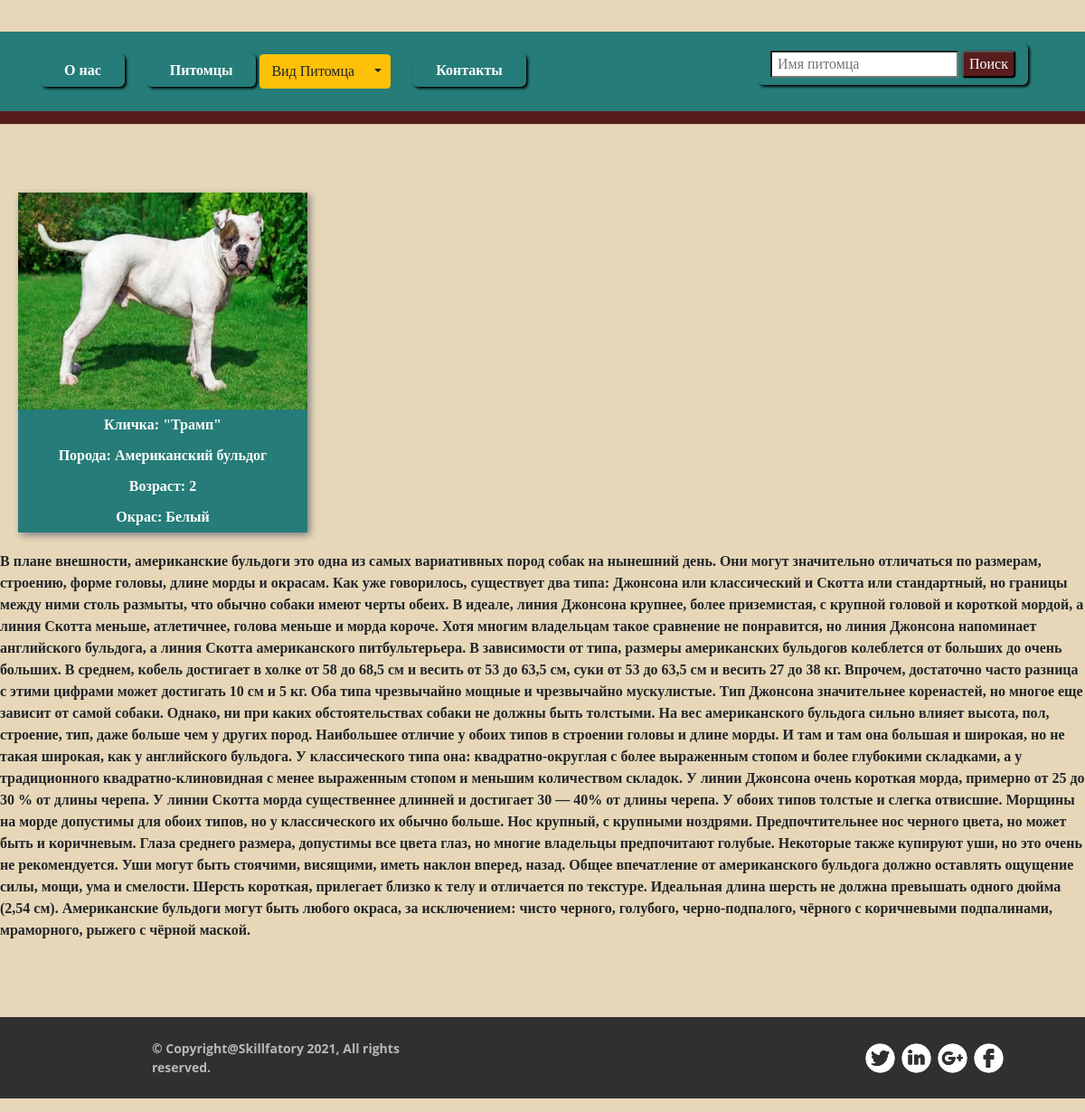
/pets/b5f15054-fe36-4f5d-b7c2-fb119b89ca75, run on the app's committed database.
### pets/models.py (models this page shows, shortened)
class Pet(models.Model):
    id = models.UUIDField(primary_key=True, default=uuid.uuid4, verbose_name="Регистрационный номер")
    name = models.CharField(max_length=50, verbose_name='Кличка')
    age = models.SmallIntegerField(null=True, verbose_name='Возраст')
    type_of_animal = models.CharField(max_length=12, null=True, choices=Type.TYPE_ANIMALS, verbose_name='Вид животного')
    breed = models.ForeignKey(Breed, on_delete=models.SET_NULL, null=True, verbose_name='Порода')
    color = models.CharField(max_length=12, null=True, choices=Color.COLORS, verbose_name='Окрас')
    data = models.DateField(auto_now_add=True, null=True, verbose_name='Дата поступления')
    description = models.TextField(null=True, verbose_name='Описание')
    foto = models.ImageField(upload_to='foto_pet', blank=True, verbose_name='Фото')
    class Meta:
        verbose_name_plural = 'Питомцы'
        verbose_name = 'питомец'
        ordering = [ 'name' ]

class Breed(models.Model):
    title = models.CharField(max_length=50, verbose_name='Порода')
    class Meta:
        verbose_name_plural = 'Породы'
        verbose_name = 'порода'
    def __str__(self):
        return self.title

### pets/views.py (the view)
# urls.py: path('pets/<str:pk>', PetView.as_view()),
class PetView(DetailView):
    model = Pet

### pets/templates/pets/pet_detail.html
{% extends "layout/basic.html" %}
{% block content %}
<div class="pet">
    <img class="foto" src="{{ pet.foto.url }}" alt="">
    <p class="name">Кличка: "{{ pet.name }}"</p>
    <p class="name">Порода: {{ pet.breed }}</p>
    <p class="name">Возраст: {{ pet.age }}</p>
    <p class="name">Окрас: {{ pet.color }}</p>
</div>
    <p>{{ pet.description }}</p>
{% endblock %}

### pets/static/CSS/style.css (style rules this page uses)
.pet { display: flex; max-width: 320px; flex-direction: column; align-items: center; margin: 20px 20px; background-color: rgb(37, 124, 120); box-shadow: 3px 3px 8px gray; }
.foto { width: 320px; height: 240px; }
.name { margin: 5px; color: white; }

### data on the page
Pet: foto (picture), name "Трамп", breed "Американский бульдог", age "2", color "Белый", description "В плане внешности, американские бульдоги это одна из самых вариативных пород собак на нынешний день. Они могут значительно отличаться по размерам, строению, форме головы, длине морды и окрасам. Как уже говорилось, существует два типа: Джонсона или классический и Скотта или стандартный, но границы между ними столь размыты, что обычно собаки имеют черты обеих. В идеале, линия Джонсона крупнее, более приземистая, с крупной головой и короткой мордой, а линия Скотта меньше, атлетичнее, голова меньше и морда короче. Хотя многим владельцам такое сравнение не понравится, но линия Джонсона напоминает английского бульдога, а линия Скотта американского питбультерьера. В зависимости от типа, размеры…"
